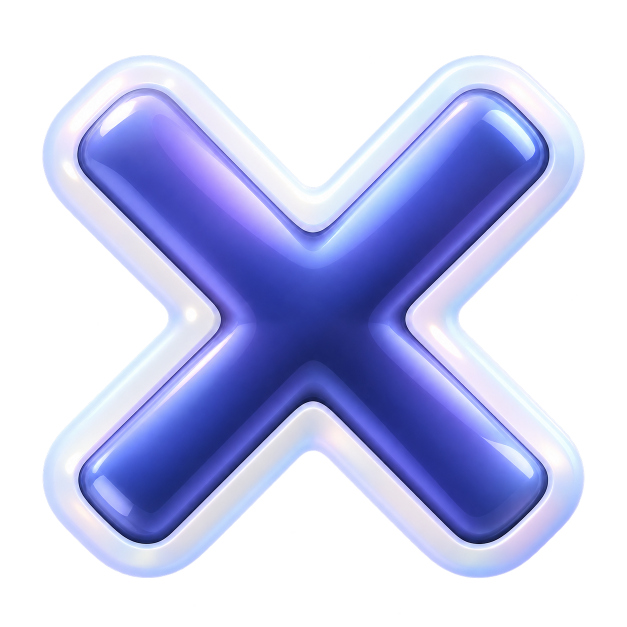
#> input picture assets/space/generated/controls/close.png, 1254 x 1254 px, found by its file name (shown at 1/2 size); its folder holds 3 pictures in this run
$ python integrate-space-controls.py
#> lines starting #> are read from the running program, lines starting #| are printed output that depends on the picture
from pathlib import Path
import re,json
from PIL import Image
root=Path.cwd()
out=root/'src/images/space/controls'
out.mkdir(parents=True,exist_ok=True)
for name in ['close','back','volume']:
    with Image.open(root/f'assets/space/generated/controls/{name}.png') as im:
#> im is the input picture: PIL image 1254x1254 RGBA; mean R, G, B, A 74.8, 78.2, 111.7, 127.6
        im.thumbnail((160,160),Image.Resampling.LANCZOS)
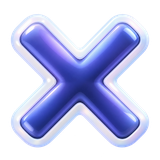
#> im: PIL image 160x160 RGBA; mean R, G, B, A 80.2, 83.9, 117.9, 127.7; transparent parts drawn white
        im.save(out/f'{name}.webp','WEBP',quality=85,method=6)
#> pass 2 of the loop `for name in ['close','back','volume']:`:
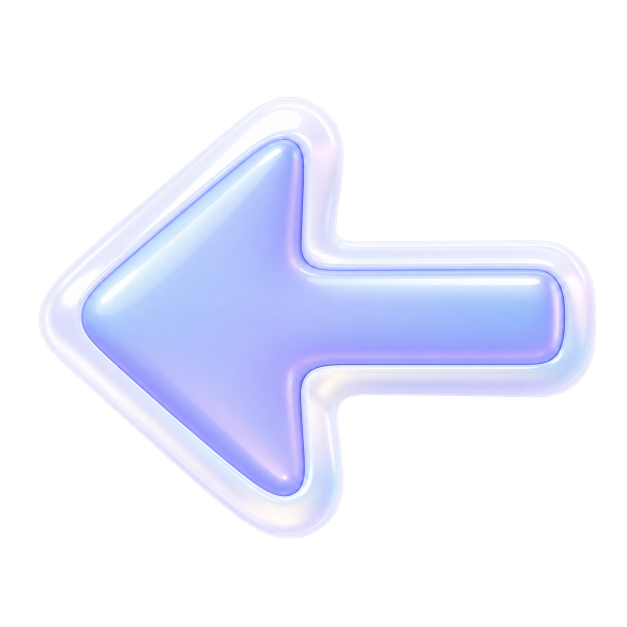
#> input picture assets/space/generated/controls/back.png, 1254 x 1254 px, found by its file name (shown at 1/2 size)
#> im is the input picture: PIL image 1254x1254 RGBA; mean R, G, B, A 67.3, 69.8, 83.8, 81
#> `im.thumbnail((160,160),Image.Resampling.LANCZOS)`:
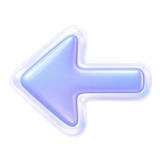
#> im: PIL image 160x160 RGBA; mean R, G, B, A 70.3, 72.7, 86.7, 81; transparent parts drawn white
#> pass 3 of the loop `for name in ['close','back','volume']:`:
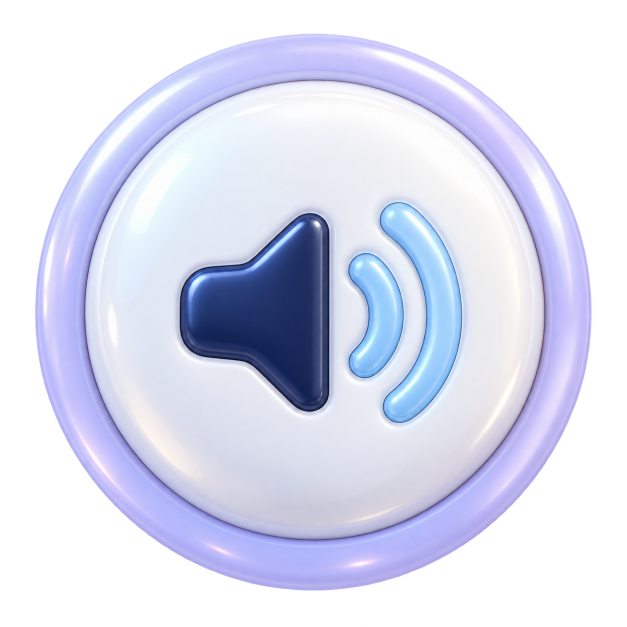
#> input picture assets/space/generated/controls/volume.png, 1254 x 1254 px, found by its file name (shown at 1/2 size)
#> im is the input picture: PIL image 1254x1254 RGBA; mean R, G, B, A 123.2, 126.2, 144.7, 155.8
#> `im.thumbnail((160,160),Image.Resampling.LANCZOS)`:
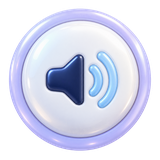
#> im: PIL image 160x160 RGBA; mean R, G, B, A 126.1, 129, 148.8, 155.9; transparent parts drawn white
p=root/'src/ui/icons.ts'
#> (the run stopped early here; a loop or call above may not have finished)
